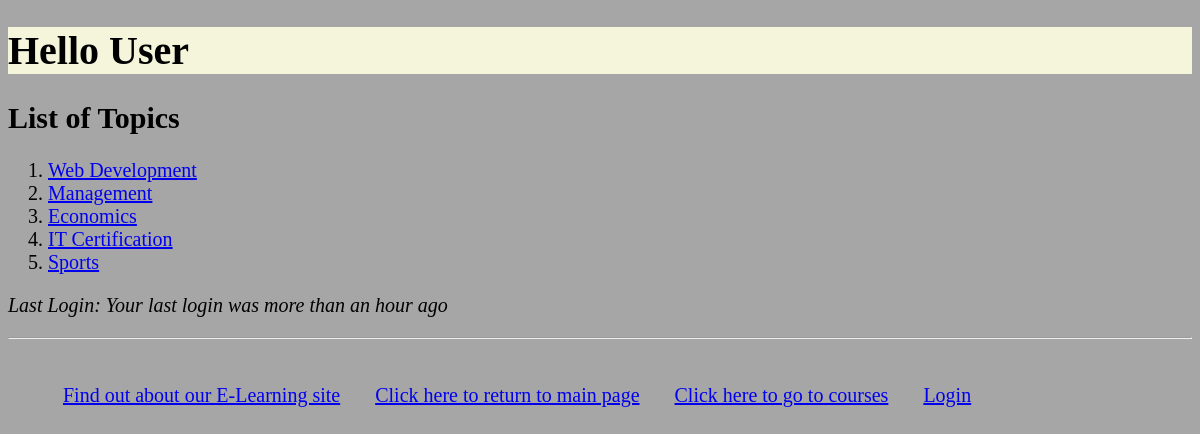
The page /myapp/ on the database its author committed.
### myapp/models.py (models this page shows, shortened)
class Topic(models.Model):
    name = models.CharField(max_length=200)
    category = models.CharField(max_length=200, default="")

### myapp/views.py (the view)
# urls.py: path(r'', views.index, name='index'),
def index(request):
    if request.session.get('last_login', False):    # check if session exists
        msg = request.session['last_login']
        user = request.user
        islogged = True
    else:
        msg = 'Your last login was more than an hour ago'
        user = 'User'
        islogged = False
    top_list = Topic.objects.all().order_by('id')[:10]
    return render(request, 'myapp/index.html', {'top_list': top_list, 'msg': msg, 'user': user, 'islogged': islogged})

### myapp/templates/myapp/index.html
{% extends 'myapp/base.html' %}
<h1>{% block myhdg %}Hello {{ user }}{% endblock %}</h1>
{% block body_block %}
    {% if top_list %}
        <h2>List of Topics</h2>
        <ol>
            {% for top in top_list %}
                <li> <a href="{% url 'myapp:detail' top.id %}"> {{ top.name}} </a> </li>
            {% endfor %}
        </ol>
    {% else %}
        <strong>There are no available topics!</strong>
    {% endif %}
    <p><em>Last Login: {{ msg }}</em></p>
{% endblock %}
{% block login %}
    {% if islogged %}
        <a href="{% url 'myapp:logout' %}">Logout</a>
    {% else %}
       <a href="{% url 'myapp:login' %}">Login</a>
    {% endif %}
{% endblock %}

### myapp/static/myapp/style.css (style rules this page uses)
body { background-color: #A7A6A6FF; font-size: 20px; }

### rows shown on the page
Topic: name "Web Development"
Topic: name "Management"
Topic: name "Economics"
Topic: name "IT Certification"
Topic: name "Sports"

### other values the page prints
{{ user }} "User"
{{ msg }} "Your last login was more than an hour ago"
